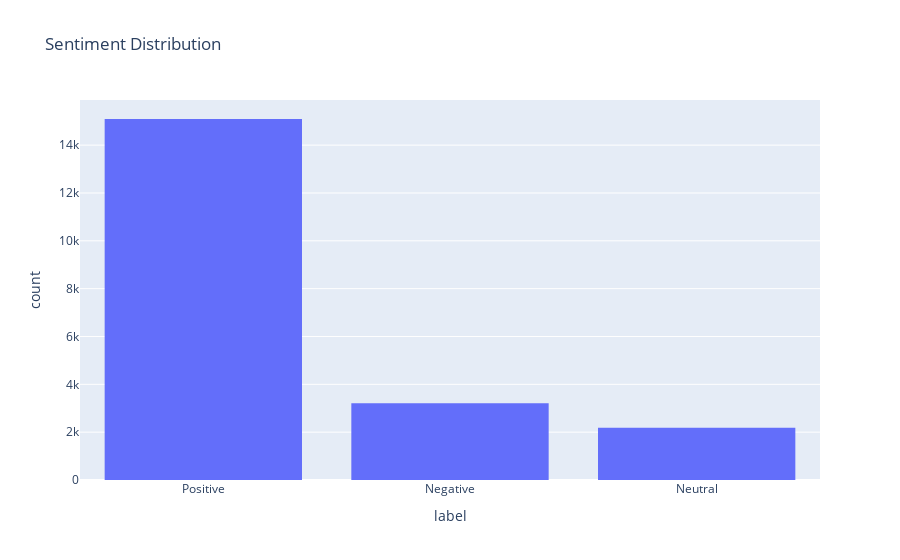

Notebook cell for this chart:
### Markdown cell above
### Undersampling to address classes imbalance

### Code cell
# plotting the classes distribution 
import plotly.express as px
# Create a histogram using Plotly Express
fig = px.histogram(cleaned_df, x='label', title='Sentiment Distribution', labels={'Sentiment': 'Sentiment'})
fig.show()

### Figure 1 — Plotly figure (JSON) as saved in the notebook; plotly's stock layout.template omitted (floating-point values rounded to 4 significant figures; data arrays with more than 128 entries replaced by an {"elided": "..."} marker saying what was removed)
{"data": [{"alignmentgroup": "True", "bingroup": "x", "hovertemplate": "label=%{x}<br>count=%{y}<extra></extra>", "legendgroup": "", "marker": {"color": "#636efa", "pattern": {"shape": ""}}, "name": "", "offsetgroup": "", "orientation": "v", "showlegend": false, "type": "histogram", "x": {"elided": "20491 str values"}, "xaxis": "x", "yaxis": "y"}], "layout": {"barmode": "relative", "legend": {"tracegroupgap": 0}, "title": {"text": "Sentiment Distribution"}, "xaxis": {"anchor": "y", "domain": [0, 1], "title": {"text": "label"}}, "yaxis": {"anchor": "x", "domain": [0, 1], "title": {"text": "count"}}}}
